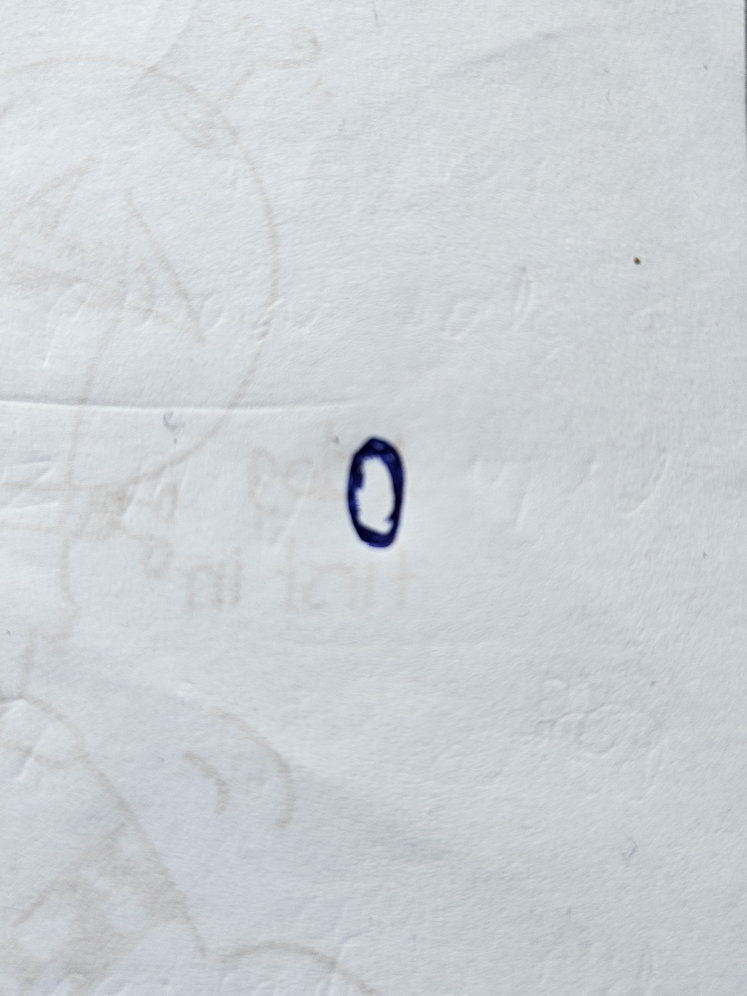
#> input picture test_images/0.jpg.jpeg, 2241 x 2987 px, found by its file name (shown at 1/3 size); its folder holds only this picture in this run
$ python save_processed_images.py
#> lines starting #> are read from the running program, lines starting #| are printed output that depends on the picture; after the words box and inside, x2 and y2 are one past the last pixel; in counts of white or black regions, pixels touching at a corner belong together

import os
import cv2
import numpy as np
from PIL import Image, ImageDraw

PROJECT = os.path.expanduser("~/fpga-cnn")
INPUT_DIR = os.path.join(PROJECT, "test_images")
OUTPUT_DIR = os.path.join(PROJECT, "processed_images")
os.makedirs(OUTPUT_DIR, exist_ok=True)

EXTENSIONS = (".jpg", ".jpeg", ".png")


def preprocess_image(path):
    image = cv2.imread(path)
#> image is the input picture: shape (2987, 2241, 3); mean B, G, R 213.8, 209.3, 204.2

    if image is None:
        raise ValueError(f"Cannot read image: {path}")

    # Detect blue ink in HSV colour space.
    hsv = cv2.cvtColor(image, cv2.COLOR_BGR2HSV)
#> hsv: shape (2987, 2241, 3); mean H, S, V 103, 11.9, 213.8

    # OpenCV hue range is 0-179.
    # These limits target blue pen ink and reject much of the paper texture.
    lower_blue = np.array([90, 35, 20], dtype=np.uint8)
    upper_blue = np.array([145, 255, 255], dtype=np.uint8)

    mask = cv2.inRange(hsv, lower_blue, upper_blue)
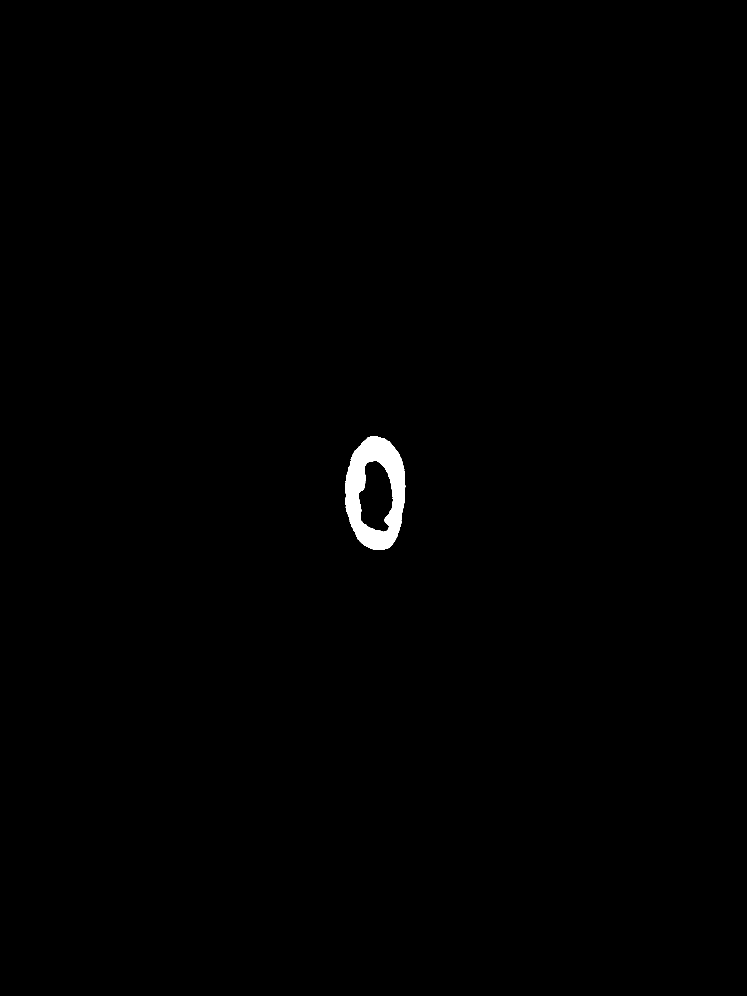
#> mask: shape (2987, 2241) (shown at 1/3 size); 0.49% white; 1 white region, box (x1, y1, x2, y2) and area: (1036, 1308, 1216, 1650) 32718

    # Remove tiny isolated specks without aggressively eroding strokes.
    count, labels, stats, _ = cv2.connectedComponentsWithStats(
        mask, connectivity=8
    )
#> count = 2; stats = [[0, 0, 2241, 2987, 6661149], [1036, 1308, 180, 342, 32718]]

    if count <= 1:
        raise ValueError(
            "No blue ink detected. The colour thresholds may need adjustment."
        )

    # Select the largest substantial connected component.
    # If the digit is broken into several components, this may need adjustment.
    areas = stats[1:, cv2.CC_STAT_AREA]
#> areas = [32718]
    largest = 1 + int(np.argmax(areas))
#> largest = 1

    digit_mask = np.zeros_like(mask)
    digit_mask[labels == largest] = 255

    # Find the digit bounds.
    points = cv2.findNonZero(digit_mask)

    if points is None:
        raise ValueError("Could not locate the digit.")

    x, y, w, h = cv2.boundingRect(points)

    # Add a small margin around the detected strokes.
    margin = max(5, int(0.08 * max(w, h)))
    x1 = max(0, x - margin)
    y1 = max(0, y - margin)
    x2 = min(digit_mask.shape[1], x + w + margin)
    y2 = min(digit_mask.shape[0], y + h + margin)

    digit = digit_mask[y1:y2, x1:x2]

    # Fit the digit inside a 20x20 region, preserving proportions.
    dh, dw = digit.shape
    scale = min(20.0 / dw, 20.0 / dh)

    new_w = max(1, round(dw * scale))
    new_h = max(1, round(dh * scale))

    digit = cv2.resize(
        digit,
        (new_w, new_h),
        interpolation=cv2.INTER_AREA
    )

    # MNIST-style polarity: black background, bright digit.
    canvas = np.zeros((28, 28), dtype=np.uint8)

    x0 = (28 - new_w) // 2
    y0 = (28 - new_h) // 2
    canvas[y0:y0 + new_h, x0:x0 + new_w] = digit

    return canvas


def main():
    if not os.path.isdir(INPUT_DIR):
        print("Input folder not found:", INPUT_DIR)
        return

    files = sorted(
        f for f in os.listdir(INPUT_DIR)
        if f.lower().endswith(EXTENSIONS)
    )

    if not files:
        print("No images found in:", INPUT_DIR)
        return

    processed = []

    for filename in files:
        source = os.path.join(INPUT_DIR, filename)
        output_name = os.path.splitext(filename)[0] + ".png"
        output_path = os.path.join(OUTPUT_DIR, output_name)

        try:
            result = preprocess_image(source)
            cv2.imwrite(output_path, result)
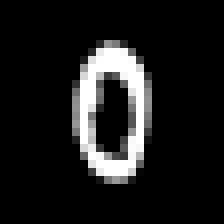
#> saved as 0.jpg.png: shape (28, 28) (shown 8 times larger); min 0, max 255, mean 27.6
            processed.append(output_name)
            print("Processed:", filename, "->", output_name)

        except Exception as error:
            print("FAILED:", filename, "-", error)

    # Create an enlarged comparison sheet.
    sheet = Image.new(
        "RGB",
        (420, max(1, len(processed)) * 100),
        "white"
    )
#> sheet: PIL image 420x100 RGB; every value is 255
    draw = ImageDraw.Draw(sheet)

    for index, filename in enumerate(processed):
        path = os.path.join(OUTPUT_DIR, filename)
        img = Image.open(path).convert("L")
        enlarged = img.resize(
            (84, 84),
            Image.Resampling.NEAREST
        )

        sheet.paste(enlarged.convert("RGB"), (5, index * 100 + 5))
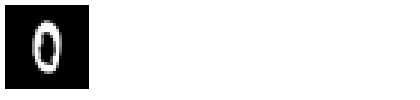
#> sheet: PIL image 420x100 RGB; min 0, max 255, mean 216.8
        draw.text(
            (100, index * 100 + 35),
            filename,
            fill="black"
        )

    comparison = os.path.join(PROJECT, "processed_comparison.png")
    sheet.save(comparison)
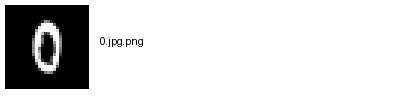
#> saved as processed_comparison.png: PIL image 420x100 RGB; min 0, max 255, mean 216.1

    print("\nPreprocessing finished.")
    print("Successfully processed:", len(processed), "of", len(files))
    print("Output folder:", OUTPUT_DIR)
    print("Comparison sheet:", comparison)


if __name__ == "__main__":
    main()

$ run again, on test_images/4.jpg.jpeg
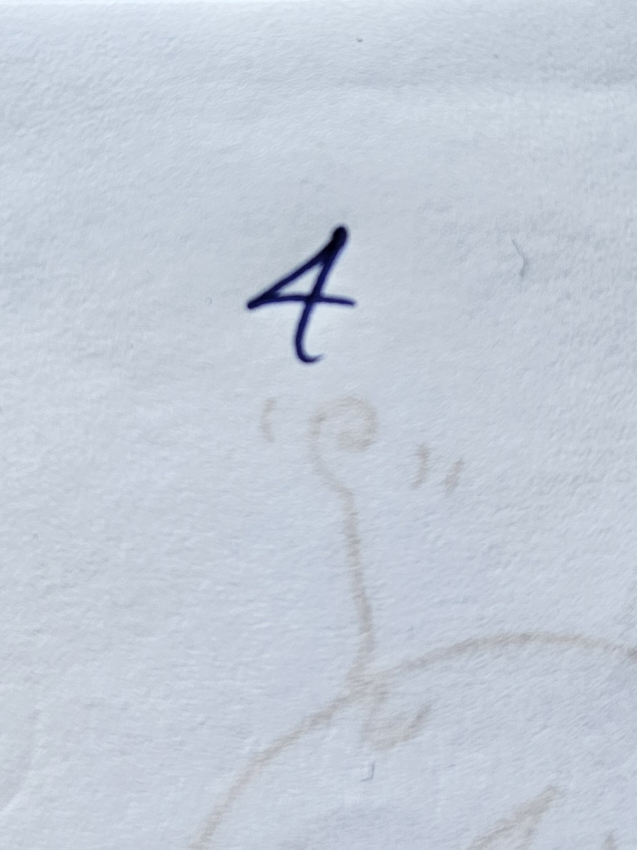
#> input picture test_images/4.jpg.jpeg, 1274 x 1699 px, found by its file name (shown at 1/2 size)
#> in preprocess_image, image is the input picture: shape (1699, 1274, 3); mean B, G, R 216.1, 204.2, 195.7
#> hsv: shape (1699, 1274, 3); mean H, S, V 107.4, 24.6, 216.1
#> in preprocess_image, `mask = cv2.inRange(hsv, lower_blue, upper_blue)`:
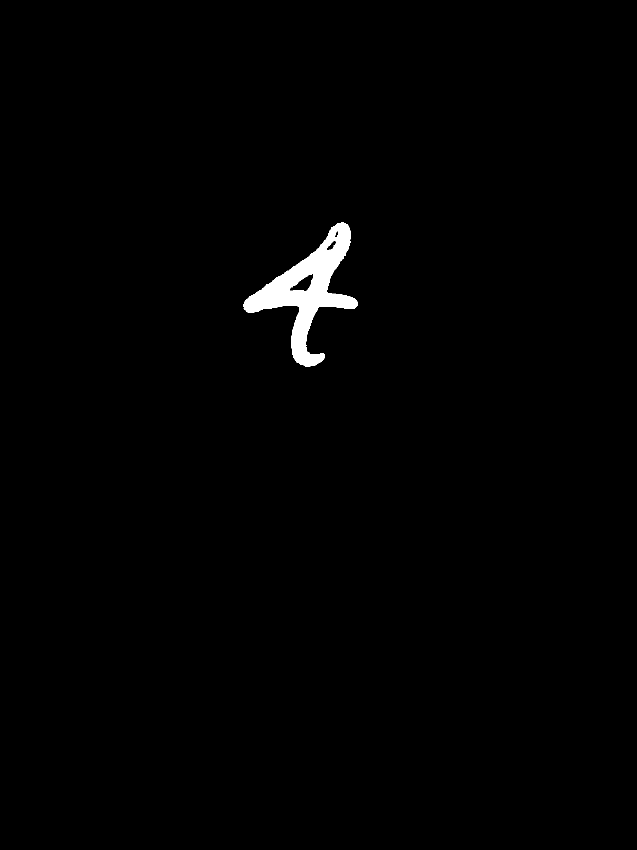
#> mask: shape (1699, 1274) (shown at 1/2 size); 0.95% white; 3 white regions (2 under 20 px), largest, box (x1, y1, x2, y2) and area: (486, 444, 716, 733) 20520
#> labels: shape (1699, 1274) int32; 4 distinct labels, from 0 to 3
#> count = 4; stats = [[0, 0, 1274, 1699, 2144003], [486, 444, 230, 289, 20520], [667, 483, 1, 1, 1], [659, 498, 2, 1, 2]]
#> areas = [20520, 1, 2]
#> largest = 1
#> in main, `sheet.save(comparison)`:
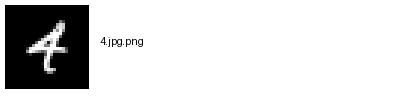
#> saved as processed_comparison.png: PIL image 420x100 RGB; min 0, max 255, mean 215.4

$ run again, on test_images/5.jpg.jpeg
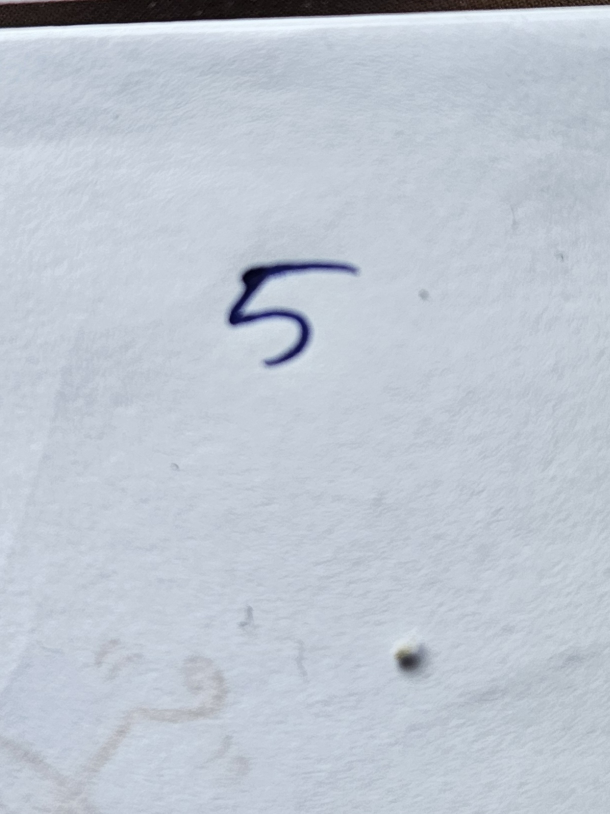
#> input picture test_images/5.jpg.jpeg, 1220 x 1627 px, found by its file name (shown at 1/2 size)
#> in preprocess_image, image is the input picture: shape (1627, 1220, 3); mean B, G, R 209.4, 198.3, 190.3
#> hsv: shape (1627, 1220, 3); mean H, S, V 105.6, 24.7, 209.6
#> in preprocess_image, `mask = cv2.inRange(hsv, lower_blue, upper_blue)`:
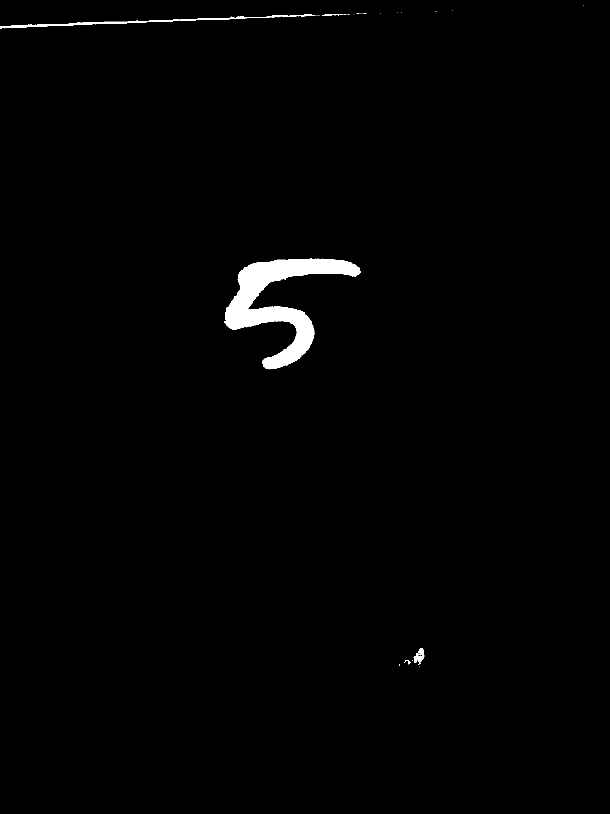
#> mask: shape (1627, 1220) (shown at 1/2 size); 1.1% white; 32 white regions (26 under 20 px), largest, box (x1, y1, x2, y2) and area: (449, 517, 721, 739) 19624, (0, 30, 579, 57) 1877, (828, 1296, 849, 1330) 373, (580, 29, 631, 33) 107, (644, 28, 687, 32) 82, (808, 1320, 821, 1329) 47
#> labels: shape (1627, 1220) int32; 33 distinct labels, from 0 to 32
#> count = 33; stats = 33 rows, first 6: [0, 0, 1220, 1627, 1962784], [1167, 11, 1, 1, 1], [904, 21, 1, 1, 1], [870, 22, 1, 1, 1], [872, 22, 1, 1, 1], [794, 25, 1, 1, 1]
#> areas = 32 values, max 19624 at index 24, min 1 at index 0, mean 692.4
#> largest = 25
#> in main, `sheet.save(comparison)`:
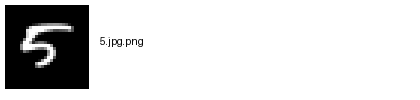
#> saved as processed_comparison.png: PIL image 420x100 RGB; min 0, max 255, mean 215.9

$ run again, on test_images/6.jpg.jpeg
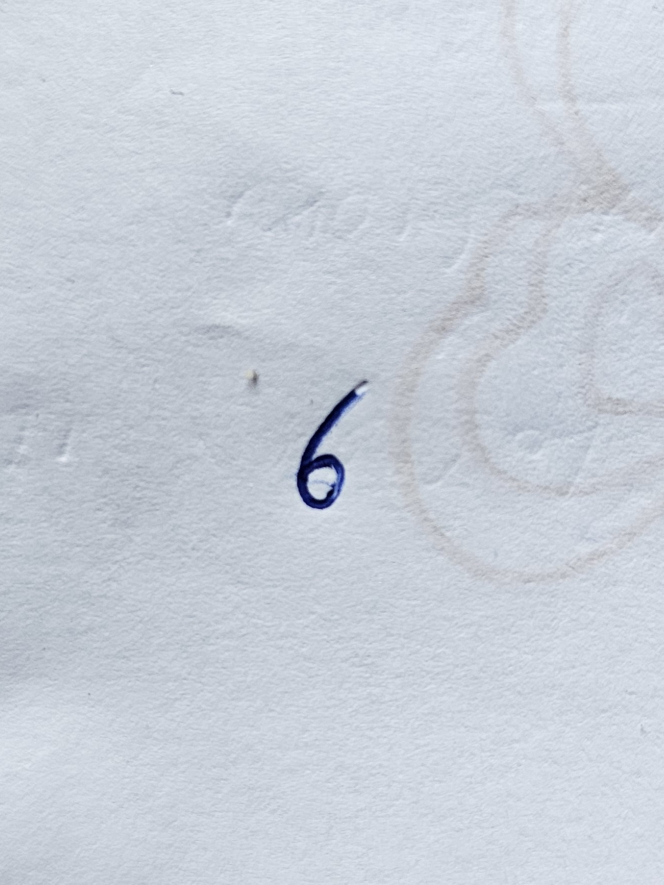
#> input picture test_images/6.jpg.jpeg, 1327 x 1769 px, found by its file name (shown at 1/2 size)
#> in preprocess_image, image is the input picture: shape (1769, 1327, 3); mean B, G, R 216.7, 206.9, 200
#> hsv: shape (1769, 1327, 3); mean H, S, V 108, 20.1, 216.7
#> in preprocess_image, `mask = cv2.inRange(hsv, lower_blue, upper_blue)`:
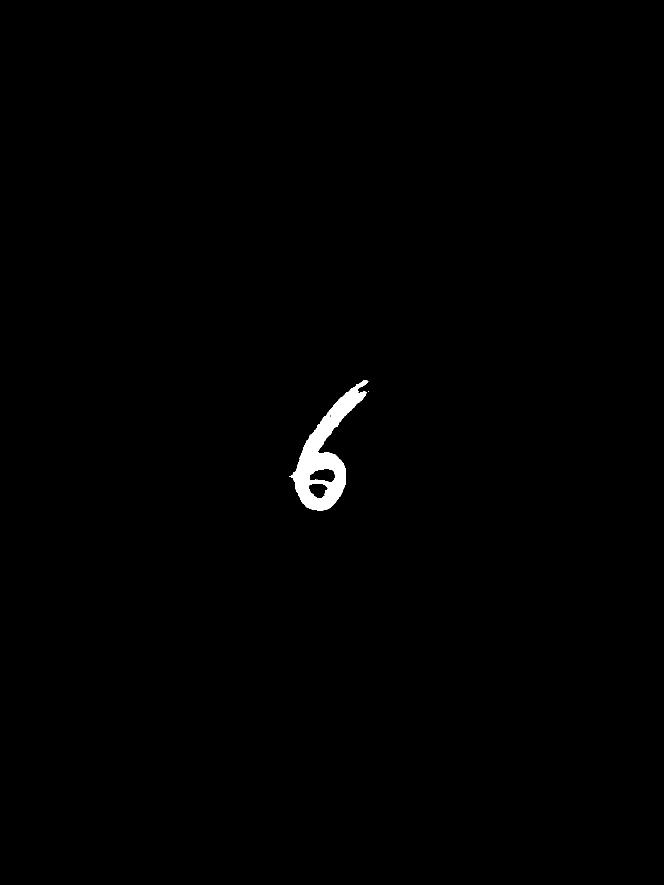
#> mask: shape (1769, 1327) (shown at 1/2 size); 0.56% white; 2 white regions (1 under 20 px), largest, box (x1, y1, x2, y2) and area: (579, 760, 737, 1021) 13203
#> labels: shape (1769, 1327) int32; 3 distinct labels, from 0 to 2
#> count = 3; stats = [[0, 0, 1327, 1769, 2334258], [579, 760, 158, 261, 13203], [737, 782, 1, 2, 2]]
#> areas = [13203, 2]
#> largest = 1
#> in main, `sheet.save(comparison)`:
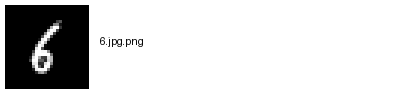
#> saved as processed_comparison.png: PIL image 420x100 RGB; min 0, max 255, mean 214.6

$ run again, on test_images/1.jpg.jpeg
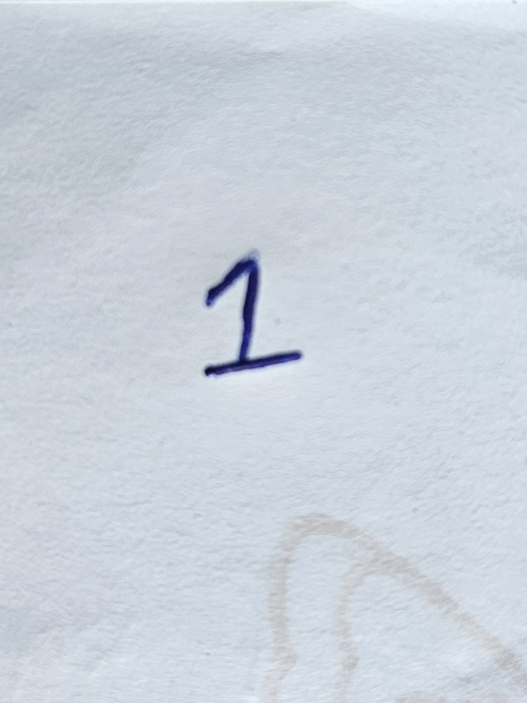
#> input picture test_images/1.jpg.jpeg, 1054 x 1406 px, found by its file name (shown at 1/2 size)
#> in preprocess_image, image is the input picture: shape (1406, 1054, 3); mean B, G, R 220.2, 210.7, 202.4
#> hsv: shape (1406, 1054, 3); mean H, S, V 105.8, 21, 220.2
#> mask: shape (1406, 1054); 1.1% white; 1 white region, box (x1, y1, x2, y2) and area: (406, 499, 608, 758) 16239
#> count = 2; stats = [[0, 0, 1054, 1406, 1465685], [406, 499, 202, 259, 16239]]
#> areas = [16239]
#> largest = 1
#> in main, `sheet.save(comparison)`:
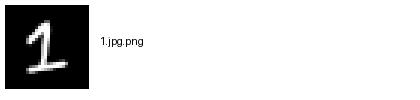
#> saved as processed_comparison.png: PIL image 420x100 RGB; min 0, max 255, mean 215.5
